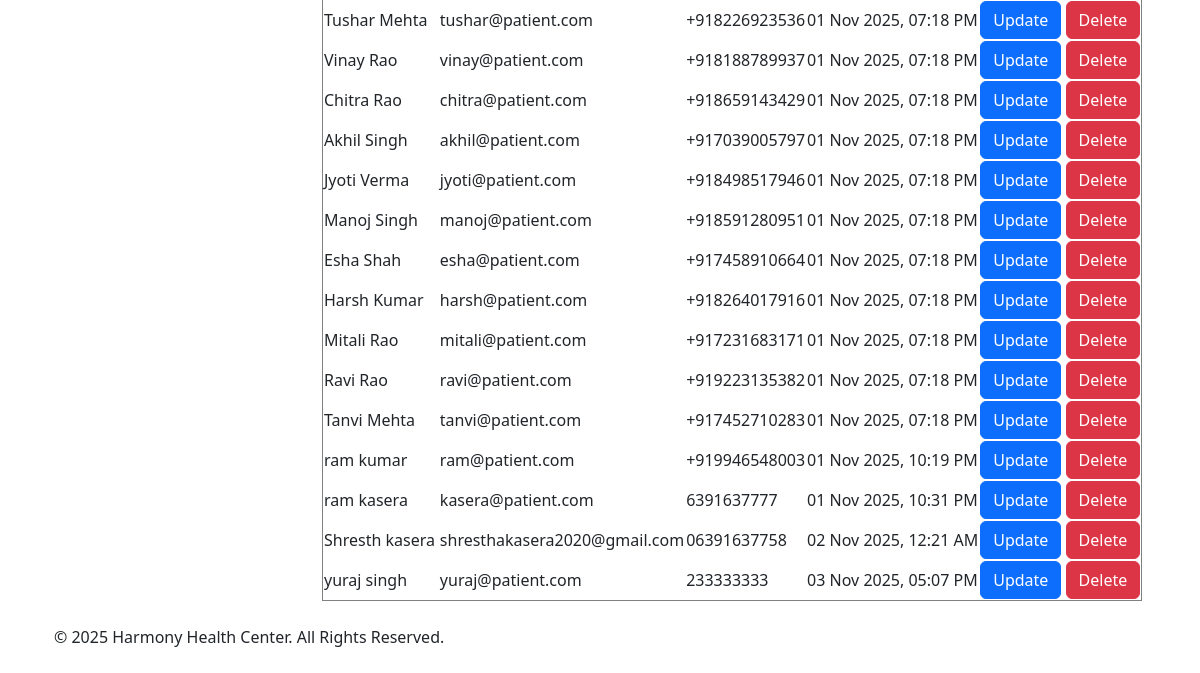
The page /admin/view_patients (signed in, lower part) on the database as committed earlier.
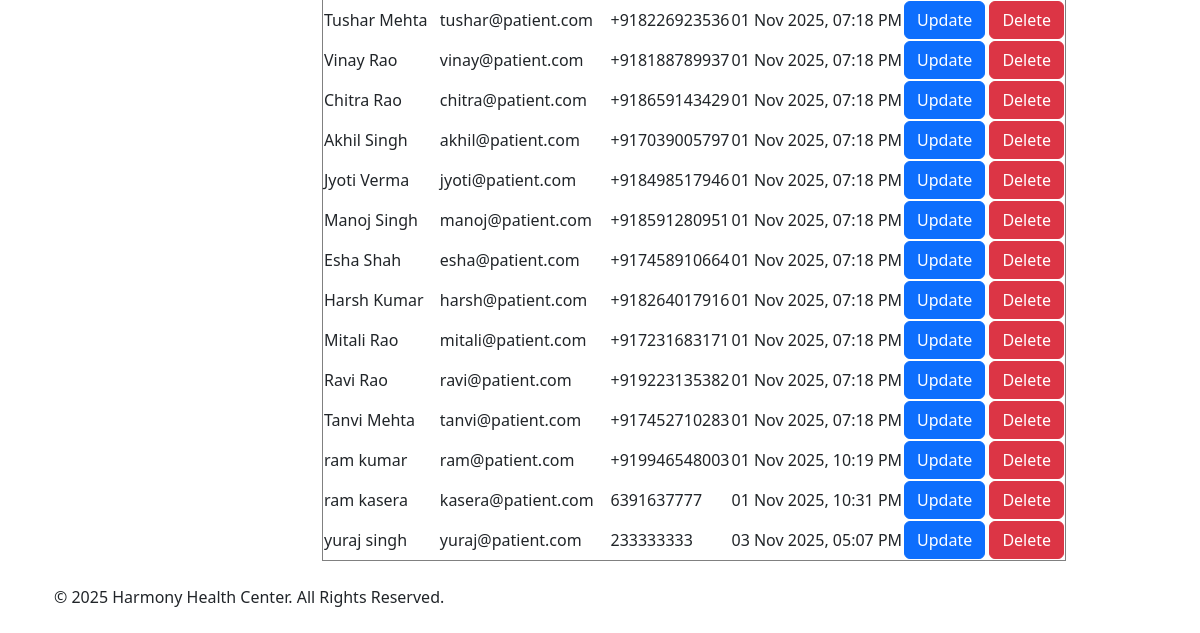
The same page on the database as committed later.
### models.py (models this page shows, shortened)
class User(UserMixin, db.Model):
    __tablename__ = 'users'
    id = db.Column(db.Integer, primary_key=True)
    email = db.Column(db.String(150), unique=True, nullable=False)
    password = db.Column(db.String(200), nullable=False)
    first_name = db.Column(db.String(100), nullable=False)
    last_name = db.Column(db.String(100), nullable=False)
    created_at = db.Column(db.DateTime, default=datetime.utcnow)
    role = db.Column(db.String(20), nullable=False)
    contact_number = db.Column(db.String(100), nullable=True)
    gender = db.Column(db.String(10), nullable=True)
    dob = db.Column(db.Date, nullable=True)
    address = db.Column(db.String(255), nullable=True)
    patient_appointments = db.relationship('Appointment', foreign_keys='Appointment.patient_id', back_populates='patient', lazy=True)
    qualification = db.Column(db.String(200))
    specialization_id = db.Column(db.Integer, db.ForeignKey('departments.id'), nullable=True)
    specialization = db.relationship('Department', back_populates='doctors')
    doctor_appointments = db.relationship('Appointment', foreign_keys='Appointment.doctor_id', back_populates='doctor', lazy=True)

### routes/admin.py (the view)
@admin.route('/view_patients')
@login_required
def view_patients():
    check_user_role('admin')
    patients = User.query.filter_by(role='patient').all()
    return render_template('admin/patient/patients.html', patients=patients)

### app.py (called while the page is built)
def create_app():
    app = Flask(__name__)
    app.secret_key = 'app_secret_key'
    app.config['SQLALCHEMY_DATABASE_URI'] = 'sqlite:///hospital.db'
    db.init_app(app)
    bcrypt.init_app(app)
    login_manager.init_app(app)
    login_manager.login_view = 'auth.login'
    @login_manager.user_loader
    def load_user(user_id):
        return User.query.get(int(user_id))
    app.register_blueprint(auth, url_prefix='/auth')
    app.register_blueprint(admin, url_prefix='/admin')
    app.register_blueprint(doctor, url_prefix='/doctor')
    app.register_blueprint(patient, url_prefix='/patient')
    app.register_blueprint(api_bp, url_prefix='/api')
    with app.app_context():
        db.create_all()
        print('Database Created Successfully !!')
    return app

### routes/auth.py (called while the page is built)
def check_user_role(role):
    if current_user.role not in role:
        flash(f'You must be an {role} to view this page.')
        return redirect(url_for('auth.login'))

### templates/admin/patient/patients.html (shortened to what this page needs)
{% extends "base.html" %}
{% block main %}
<h2>Patients Data</h2><br>
<div class="">
    <table border="solid">
        <tbody>
            {% for patient in patients %}
            <tr>
                <td>{{ patient.first_name }} {{ patient.last_name }}</td>
                <td> {{ patient.email }} </td>
                <td> {{ patient.contact_number }} </td>
                <td> {{ patient.created_at.strftime('%d %b %Y, %I:%M %p') }}</td>
                <td>
                    <a class="btn btn-primary" href="{{ url_for('admin.update_patient', id=patient.id) }}">Update</a>
                    <a class="btn btn-danger" href="{{ url_for('admin.delete_patient', id=patient.id) }}">Delete</a>
                </td>
            </tr>
            {% endfor %}
        </tbody>
    </table>
</div>
{% endblock %}

### templates/base.html (shortened to what this page needs)
<!DOCTYPE html>
<html lang="en">
<head>
    <link href="https://cdn.jsdelivr.net/npm/bootstrap@5.3.3/dist/css/bootstrap.min.css" rel="stylesheet"
        xintegrity="sha384-QWTKZyjpPEjISv5WaRU9OFeRpok6YctnYmDr5pNlyT2bRjXh0JMhjY6hW+ALEwIH">
    <link rel="stylesheet" href="https://cdnjs.cloudflare.com/ajax/libs/font-awesome/6.5.1/css/all.min.css">
</head>
<body class="container-sm">
    <div class="row md-2 mt-5 pt-3">
        <div class="d-flex flex-column flex-shrink-0 p-3  min-vh-100" style="width: 280px;">
            {% if current_user.is_authenticated %}
            {% if current_user.role =='doctor' %}
            <br>
            {% endif %}
            {% endif %}
        </div>
        <div class="col">
            {% block main %}
            {% endblock %}
        </div>
    </div>
    <footer class="py-4 ">
        <div class="container">
            <div class="row align-items-center">
                <div class="col-md-6 text-center text-md-start mb-2 mb-md-0">
                    <p class="mb-0">&copy; 2025 Harmony Health Center. All Rights Reserved.</p>
                </div>
                <div class="col-md-6 text-center text-md-end">
                    <a href="#" class="text-white text-decoration-none ms-3"><i class="fab fa-facebook-f"></i></a>
                    <a href="#" class="text-white text-decoration-none ms-3"><i class="fab fa-twitter"></i></a>
                    <a href="#" class="text-white text-decoration-none ms-3"><i class="fab fa-linkedin-in"></i></a>
                </div>
            </div>
        </div>
    </footer>
</body>
</html>

Rows that differ between the two databases and show on the page:
removed User: first_name "Shresth", last_name "kasera", email "shresthakasera2020@gmail.com", contact_number "06391637758", created_at "02 Nov 2025, 12:21 AM"
